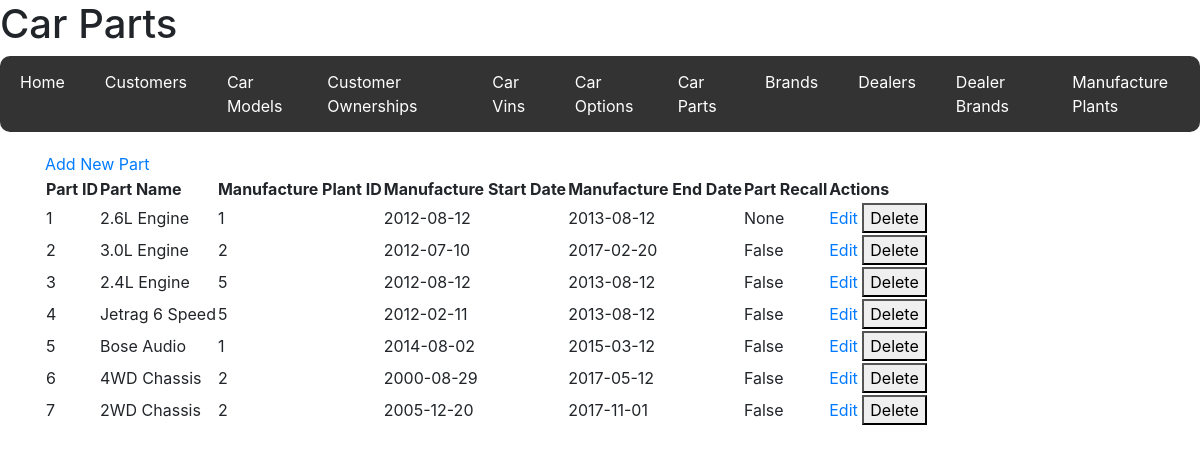
Page /car_parts on the committed database.
### code/models.py (models this page shows)
class CarPart(db.Model):
    __tablename__ = "Car_Parts"
    part_id = db.Column(db.Integer, primary_key=True)
    part_name = db.Column(db.String(100))
    manufacture_plant_id = db.Column(
        db.Integer, db.ForeignKey("Manufacture_Plant.manufacture_plant_id")
    )
    manufacture_start_date = db.Column(db.Date)
    manufacture_end_date = db.Column(db.Date)
    part_recall = db.Column(db.Boolean)

### code/routes/carparts.py (the view, shortened to what this page needs)
@carparts_bp.route("/car_parts", methods=["GET", "POST"])
def car_parts():
    car_parts = CarPart.query.all()
    return render_template("car_parts.html", car_parts=car_parts)

### code/templates/car_parts.html
{% extends 'base.html' %} {% block title %}Car Parts{% endblock %} {% block
header %}
<h1>Car Parts</h1>
{% endblock %} {% block content %}
<a href="{{ url_for('carparts.new_car_part') }}">Add New Part</a>
<table>
  <thead>
    <tr>
      <th>Part ID</th>
      <th>Part Name</th>
      <th>Manufacture Plant ID</th>
      <th>Manufacture Start Date</th>
      <th>Manufacture End Date</th>
      <th>Part Recall</th>
      <th>Actions</th>
    </tr>
  </thead>
  <tbody>
    {% for part in car_parts %}
    <tr>
      <td>{{ part.part_id }}</td>
      <td>{{ part.part_name }}</td>
      <td>{{ part.manufacture_plant_id }}</td>
      <td>{{ part.manufacture_start_date }}</td>
      <td>{{ part.manufacture_end_date }}</td>
      <td>{{ part.part_recall }}</td>
      <td>
        <a href="{{ url_for('carparts.view_car_part', part_id=part.part_id) }}"
          >Edit</a
        >
        <form
          action="{{ url_for('carparts.delete_car_part', part_id=part.part_id) }}"
          method="post"
          style="display: inline"
        >
          <button type="submit">Delete</button>
        </form>
      </td>
    </tr>
    {% endfor %}
  </tbody>
</table>
{% endblock %}

### rows in the picture
CarPart: part_id "1", part_name "2.6L Engine", manufacture_plant_id "1", manufacture_start_date "2012-08-12", manufacture_end_date "2013-08-12", part_recall "None"
CarPart: part_id "2", part_name "3.0L Engine", manufacture_plant_id "2", manufacture_start_date "2012-07-10", manufacture_end_date "2017-02-20", part_recall "False"
CarPart: part_id "3", part_name "2.4L Engine", manufacture_plant_id "5", manufacture_start_date "2012-08-12", manufacture_end_date "2013-08-12", part_recall "False"
CarPart: part_id "4", part_name "Jetrag 6 Speed", manufacture_plant_id "5", manufacture_start_date "2012-02-11", manufacture_end_date "2013-08-12", part_recall "False"
CarPart: part_id "5", part_name "Bose Audio", manufacture_plant_id "1", manufacture_start_date "2014-08-02", manufacture_end_date "2015-03-12", part_recall "False"
CarPart: part_id "6", part_name "4WD Chassis", manufacture_plant_id "2", manufacture_start_date "2000-08-29", manufacture_end_date "2017-05-12", part_recall "False"
CarPart: part_id "7", part_name "2WD Chassis", manufacture_plant_id "2", manufacture_start_date "2005-12-20", manufacture_end_date "2017-11-01", part_recall "False"
